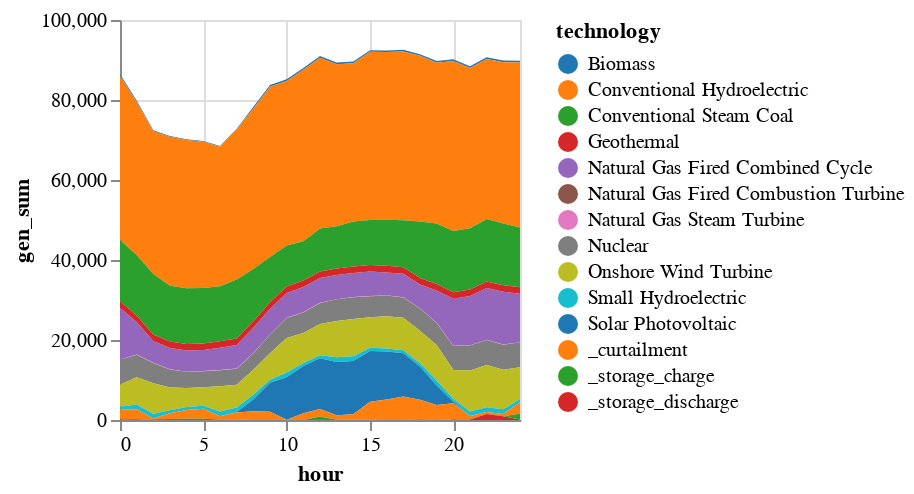

Write notebook code for a chart like this one.
### Code cell
sol_gen = plot_total_generation(
    uc_solution, T_period,
    gen_df, zone_dict,
    "Generation with RUC Interruption at Hour "
    );

### Figure 1 — Vega specification as saved in the notebook (floating-point values rounded to 4 significant figures; data arrays with more than 128 entries replaced by an {"elided": "..."} marker saying what was removed)
{"$schema": "https://vega.github.io/schema/vega/v5.json", "axes": [{"aria": false, "domain": false, "grid": true, "gridScale": "y", "labels": false, "maxExtent": 0, "minExtent": 0, "orient": "bottom", "scale": "x", "tickCount": {"signal": "ceil(width/40)"}, "ticks": false, "zindex": 0}, {"aria": false, "domain": false, "grid": true, "gridScale": "x", "labels": false, "maxExtent": 0, "minExtent": 0, "orient": "left", "scale": "y", "tickCount": {"signal": "ceil(height/40)"}, "ticks": false, "zindex": 0}, {"grid": false, "labelFlush": true, "labelOverlap": true, "orient": "bottom", "scale": "x", "tickCount": {"signal": "ceil(width/40)"}, "title": "hour", "zindex": 0}, {"grid": false, "labelOverlap": true, "orient": "left", "scale": "y", "tickCount": {"signal": "ceil(height/40)"}, "title": "gen_sum", "zindex": 0}], "background": "white", "data": [{"name": "source_0", "values": {"elided": "350 records"}}, {"name": "data_0", "source": "source_0", "transform": [{"as": "hour", "expr": "toNumber(datum[\"hour\"])", "type": "formula"}, {"field": "gen_sum", "groupby": ["technology"], "key": "hour", "method": "value", "type": "impute", "value": 0}, {"as": ["gen_sum_start", "gen_sum_end"], "field": "gen_sum", "groupby": ["hour"], "offset": "zero", "sort": {"field": ["technology"], "order": ["descending"]}, "type": "stack"}]}], "height": 200, "legends": [{"fill": "color", "symbolType": "circle", "title": "technology"}], "marks": [{"encode": {"update": {"height": {"field": {"group": "height"}}, "width": {"field": {"group": "width"}}}}, "from": {"facet": {"data": "data_0", "groupby": ["technology"], "name": "faceted_path_main"}}, "marks": [{"encode": {"update": {"defined": {"signal": "isValid(datum[\"hour\"]) && isFinite(+datum[\"hour\"]) && isValid(datum[\"gen_sum\"]) && isFinite(+datum[\"gen_sum\"])"}, "description": {"signal": "\"hour: \" + (format(datum[\"hour\"], \"\")) + \"; gen_sum: \" + (format(datum[\"gen_sum\"], \"\")) + \"; technology: \" + (isValid(datum[\"technology\"]) ? datum[\"technology\"] : \"\"+datum[\"technology\"])"}, "fill": {"field": "technology", "scale": "color"}, "orient": {"value": "vertical"}, "x": {"field": "hour", "scale": "x"}, "y": {"field": "gen_sum_end", "scale": "y"}, "y2": {"field": "gen_sum_start", "scale": "y"}}}, "from": {"data": "faceted_path_main"}, "name": "marks", "sort": {"field": "datum[\"hour\"]"}, "style": ["area"], "type": "area"}], "name": "pathgroup", "type": "group"}], "padding": 5, "scales": [{"domain": {"data": "data_0", "field": "hour"}, "name": "x", "nice": true, "range": [0, {"signal": "width"}], "type": "linear", "zero": false}, {"domain": {"data": "data_0", "fields": ["gen_sum_start", "gen_sum_end"]}, "name": "y", "nice": true, "range": [{"signal": "height"}, 0], "type": "linear", "zero": true}, {"domain": {"data": "data_0", "field": "technology", "sort": true}, "name": "color", "range": {"scheme": "category10"}, "type": "ordinal"}], "style": "cell", "width": 200}
